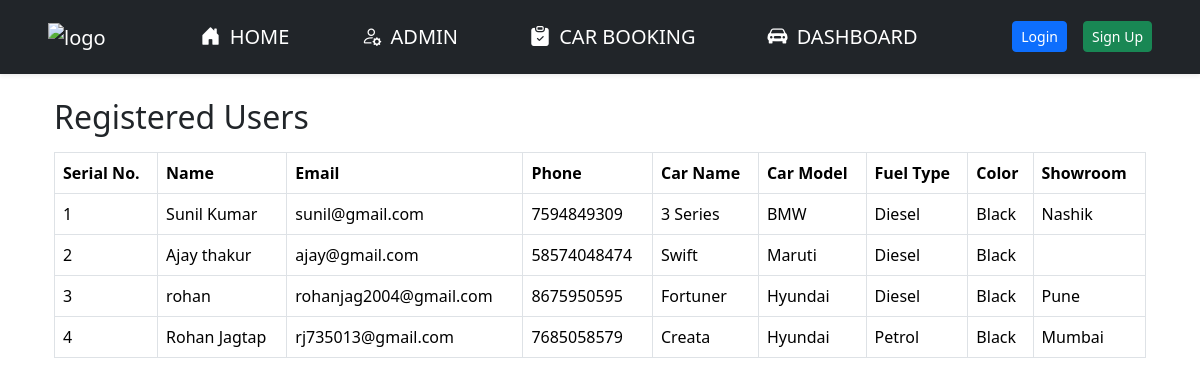
Screenshot of /registrations/ with the database file from the repository.
### app/models.py (models this page shows, shortened)
class CarRegistration(models.Model):
    full_name = models.CharField(max_length=100)
    email = models.EmailField()
    phone = models.CharField(max_length=15)
    car_name = models.CharField(max_length=100)
    car_model = models.CharField(max_length=100)
    fuel_type = models.CharField(max_length=50)
    color = models.CharField(max_length=50)
    nearest_showroom = models.CharField(max_length=100)
    created_at = models.DateTimeField(auto_now_add=True)

### app/views.py (the view)
# urls.py: path('registrations/', views.registrations_list, name='registrations_list'),
def registrations_list(request):
    registrations = CarRegistration.objects.all()
    return render(request, 'website/registrations.html', {
        'registrations': registrations
    })

### templates/website/registrations.html
{% extends "layout.html" %}
{% block content %}
<div class="container mt-4">
    <h2 class="mb-3">Registered Users</h2>
    <table class="table table-bordered">
        <tr>
            <th>Serial No.</th>
            <th>Name</th>
            <th>Email</th>
            <th>Phone</th>
            <th>Car Name</th>
            <th>Car Model</th>
            <th>Fuel Type</th>
            <th>Color</th>
            <th>Showroom</th>
        </tr>
        {% for r in registrations %}
        <tr>
            <td>{{ forloop.counter }}</td>
            <td>{{ r.full_name }}</td>
            <td>{{ r.email }}</td>
            <td>{{ r.phone }}</td>
            <td>{{ r.car_name }}</td>
            <td>{{ r.car_model }}</td>
            <td>{{ r.fuel_type }}</td>
            <td>{{ r.color }}</td>
            <td>{{ r.nearest_showroom }}</td>
        </tr>
        {% endfor %}
    </table>
</div>
{% endblock %}

### templates/layout.html (shortened to what this page needs)
<!doctype html>
<html lang="en">
<head>
  <link href="https://cdn.jsdelivr.net/npm/bootstrap@5.3.8/dist/css/bootstrap.min.css" rel="stylesheet">
  <link rel="stylesheet" href="https://cdn.jsdelivr.net/npm/bootstrap-icons@1.11.1/font/bootstrap-icons.css">
</head>
<body>
<nav class="navbar navbar-expand-lg navbar-dark bg-dark py-3 shadow-sm">
  <div class="container-fluid px-5">
    <a class="navbar-brand me-auto" href="{% url 'home' %}">
      <img src="https://imgd.aeplcdn.com/0x0/cw/static/icons/new-header/logo.svg" alt="logo" height="30">
    </a>
    <div class="collapse navbar-collapse">
      <div class="d-flex justify-content-center flex-grow-1" style="gap: 4.5rem;">
        <a href="{% url 'home' %}" class="text-white fw-light fs-5 text-decoration-none">
          <i class="bi bi-house-door-fill me-1"></i> HOME
        </a>
        <a href="{% url 'car_list' %}" class="text-white fw-light fs-5 text-decoration-none">
          <i class="bi bi-person-gear me-1"></i> ADMIN
        </a>
        <a href="{% url 'register_car' %}" class="text-white fw-light fs-5 text-decoration-none">
          <i class="bi bi-clipboard-check-fill me-1"></i> CAR BOOKING
        </a>
        <a href="{% url 'registrations_list' %}" class="text-white fw-light fs-5 text-decoration-none">
          <i class="bi bi-car-front-fill me-1"></i> DASHBOARD
        </a>
      </div>
      <div class="d-flex align-items-center gap-3">
        {% if user.is_authenticated %}
          <a href="{% url 'logout' %}" class="btn btn-warning btn-sm">Logout</a>
        {% else %}
          <a href="{% url 'login' %}" class="btn btn-primary btn-sm">Login</a>
          <a href="{% url 'signup' %}" class="btn btn-success btn-sm">Sign Up</a>
        {% endif %}
      </div>
    </div>
  </div>
</nav>
<div class="container my-4">
  {% block content %}{% endblock %}
</div>
</body>
</html>

### rows the page displays
CarRegistration: full_name "Sunil Kumar", email "sunil@gmail.com", phone "7594849309", car_name "3 Series", car_model "BMW", fuel_type "Diesel", color "Black", nearest_showroom "Nashik"
CarRegistration: full_name "Ajay thakur", email "ajay@gmail.com", phone "58574048474", car_name "Swift", car_model "Maruti", fuel_type "Diesel", color "Black"
CarRegistration: full_name "rohan", email "rohanjag2004@gmail.com", phone "8675950595", car_name "Fortuner", car_model "Hyundai", fuel_type "Diesel", color "Black", nearest_showroom "Pune"
CarRegistration: full_name "Rohan Jagtap", email "rj735013@gmail.com", phone "7685058579", car_name "Creata", car_model "Hyundai", fuel_type "Petrol", color "Black", nearest_showroom "Mumbai"
